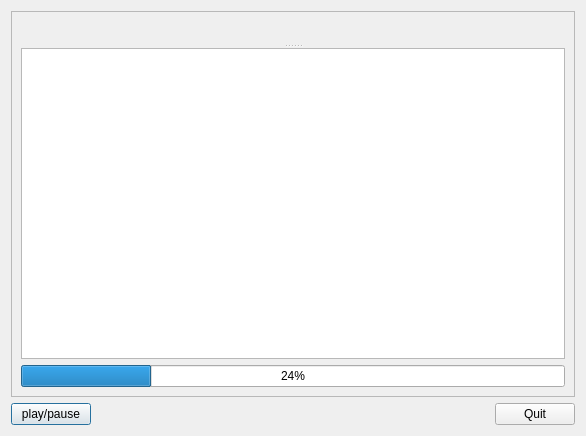
<?xml version="1.0" encoding="UTF-8"?>
<ui version="4.0">
 <class>Playlist</class>
 <widget class="QDialog" name="Playlist">
  <property name="geometry">
   <rect>
    <x>0</x>
    <y>0</y>
    <width>586</width>
    <height>436</height>
   </rect>
  </property>
  <property name="windowTitle">
   <string>Dialog</string>
  </property>
  <layout class="QVBoxLayout" name="verticalLayout_2">
   <item>
    <widget class="QFrame" name="frame">
     <property name="frameShape">
      <enum>QFrame::StyledPanel</enum>
     </property>
     <property name="frameShadow">
      <enum>QFrame::Raised</enum>
     </property>
     <layout class="QVBoxLayout" name="verticalLayout">
      <item>
       <widget class="QSplitter" name="splitter">
        <property name="orientation">
         <enum>Qt::Vertical</enum>
        </property>
        <widget class="QLabel" name="lblImage">
         <property name="text">
          <string/>
         </property>
         <property name="scaledContents">
          <bool>true</bool>
         </property>
        </widget>
        <widget class="QPlainTextEdit" name="tdtDescription"/>
       </widget>
      </item>
      <item>
       <widget class="QProgressBar" name="pbrSession">
        <property name="value">
         <number>24</number>
        </property>
       </widget>
      </item>
     </layout>
    </widget>
   </item>
   <item>
    <layout class="QHBoxLayout" name="hbxButtons">
     <item>
      <widget class="QPushButton" name="btnPlayPause">
       <property name="text">
        <string>play/pause</string>
       </property>
       <property name="checkable">
        <bool>true</bool>
       </property>
       <property name="default">
        <bool>false</bool>
       </property>
       <property name="flat">
        <bool>false</bool>
       </property>
      </widget>
     </item>
     <item>
      <spacer name="horizontalSpacer">
       <property name="orientation">
        <enum>Qt::Horizontal</enum>
       </property>
       <property name="sizeHint" stdset="0">
        <size>
         <width>40</width>
         <height>20</height>
        </size>
       </property>
      </spacer>
     </item>
     <item>
      <widget class="QPushButton" name="btnQuit">
       <property name="text">
        <string>Quit</string>
       </property>
      </widget>
     </item>
    </layout>
   </item>
  </layout>
 </widget>
 <resources/>
 <connections>
  <connection>
   <sender>btnQuit</sender>
   <signal>clicked()</signal>
   <receiver>Playlist</receiver>
   <slot>accept()</slot>
   <hints>
    <hint type="sourcelabel">
     <x>533</x>
     <y>342</y>
    </hint>
    <hint type="destinationlabel">
     <x>292</x>
     <y>217</y>
    </hint>
   </hints>
  </connection>
 </connections>
</ui>
